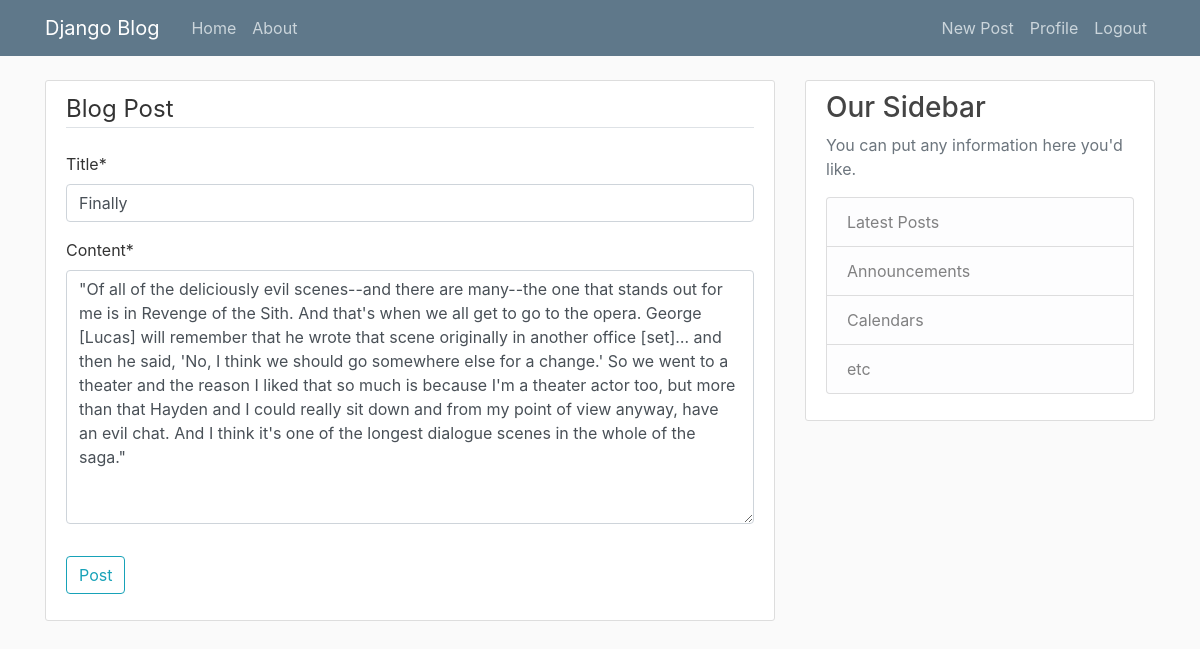
/post/9/update/ (signed in), run on the app's committed database.
### blog/models.py (models this page shows, shortened)
class Post(models.Model):
    title = models.CharField(max_length=100)
    content = models.TextField()
    date_posted = models.DateTimeField(default=timezone.now)
    author = models.ForeignKey(User, on_delete=models.CASCADE)

### blog/views.py (the view, shortened to what this page needs)
# urls.py: path('post/<int:pk>/update/', PostUpdateView.as_view(), name='post-update'),
class PostUpdateView(LoginRequiredMixin, UserPassesTestMixin, UpdateView):
    model = Post
    fields = ['title', 'content']
    def test_func(self):
        post = self.get_object()
        if self.request.user == post.author:
            return True
        return False

### blog/templates/blog/post_form.html (shortened to what this page needs)
{% extends "blog/base.html" %}
{% load crispy_forms_tags %}
{% block content %}
    <div class="content-section">
        <form method="POST">
            <fieldset class="form-group">
                <legend class="border-bottom mb-4">Blog Post</legend>
                {{ form|crispy }}
            </fieldset>
            <div class="form-group">
                <button class="btn btn-outline-info" type="submit">Post</button>
            </div>
        </form>
    </div>
{% endblock content %}

### blog/static/blog/main.css (style rules this page uses)
body { background: #fafafa; color: #333333; margin-top: 5rem; }
.content-section { background: #ffffff; padding: 10px 20px; border: 1px solid #dddddd; border-radius: 3px; margin-bottom: 20px; }

### data on the page
Post: title "Finally", content "\"Of all of the deliciously evil scenes--and there are many--the one that stands out for me is in Revenge of the Sith. And that's when we all get to go to the opera. George [Lucas] will remember that he wrote that scene originally in another office [set]… and then he said, 'No, I think we should go somewhere else for a change.' So we went to a theater and the reason I liked that so much is because I'm a theater actor too, but more than that Hayden and I could really sit down and from my point of view anyway, have an evil chat. And I think it's one of the longest dialogue scenes in the whole of the saga.\""
